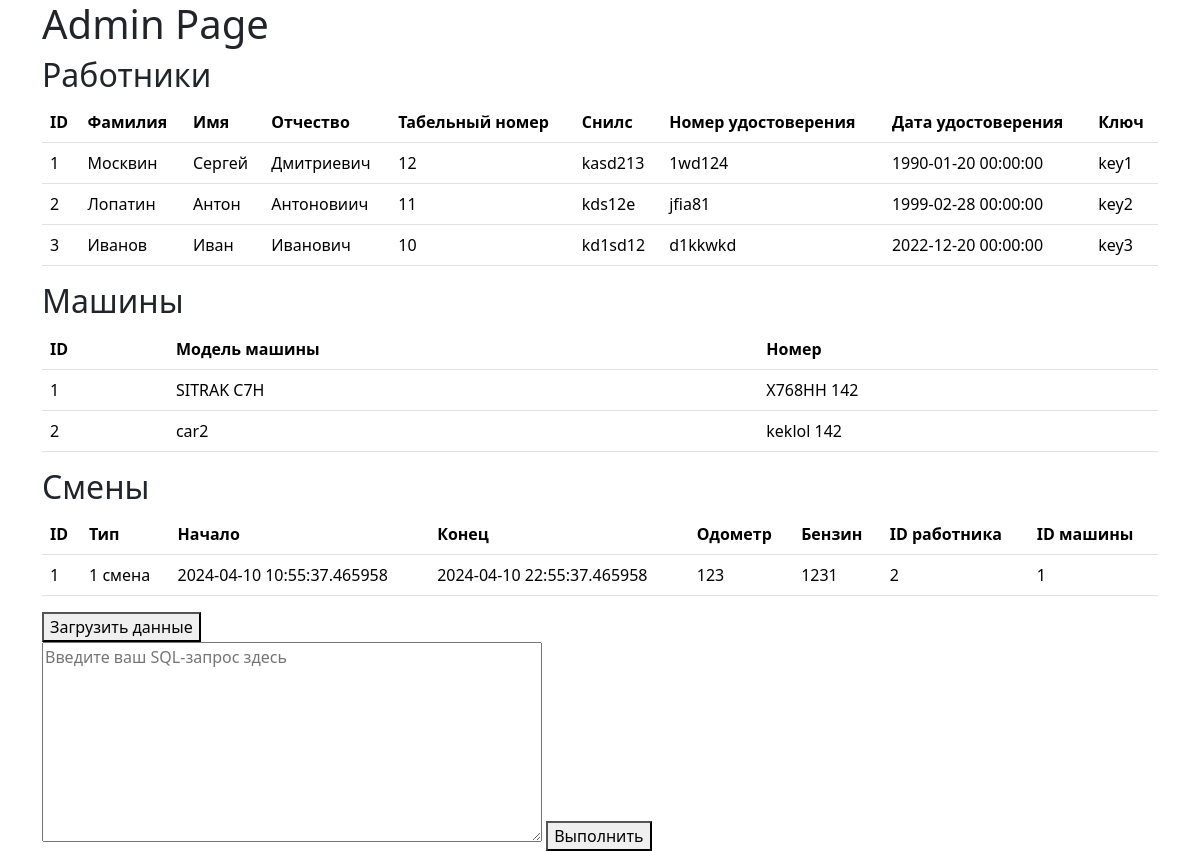
Screenshot of /user/admin with the database file from the repository.
### models.py (models this page shows)
class Workers(db.Model):
    __tablename__ = "Workers"
    id = db.Column(db.Integer, primary_key=True, autoincrement=True)
    last_name = db.Column(db.String(300), nullable=False)
    first_name = db.Column(db.String(300), nullable=False)
    surname = db.Column(db.String(300), nullable=False)
    tabel = db.Column(db.String(300), nullable=False)
    snils = db.Column(db.String(300), nullable=False)
    license_number = db.Column(db.String(300), nullable=False)
    license_date = db.Column(db.DateTime, nullable=False)
    key = db.Column(db.String(300), nullable=False)
    @staticmethod
    def select_all():
        return Workers.query.all()

class Vehicles(db.Model):
    __tablename__ = "Vehicles"
    id = db.Column(db.Integer, primary_key=True, autoincrement=True)
    model = db.Column(db.String(300), nullable=False)
    plate = db.Column(db.String(300), nullable=False)
    @staticmethod
    def select_all():
        return Vehicles.query.all()

class Shifts(db.Model):
    __tablename__ = "Shifts"
    id = db.Column(db.Integer, primary_key=True, autoincrement=True)
    type = db.Column(db.String(300), nullable=False)
    date_started = db.Column(db.DateTime, default=datetime.utcnow)
    date_ended = db.Column(db.DateTime,  nullable=True, default=lambda: datetime.utcnow() + timedelta(hours=12))
    odometer = db.Column(db.Integer, nullable=False)
    diesel = db.Column(db.Integer, nullable=False)
    employer_id = db.Column(db.Integer, db.ForeignKey('Workers.id'))
    vehicle_id = db.Column(db.Integer, db.ForeignKey('Vehicles.id'))
    @staticmethod
    def select_all():
        return Shifts.query.all()

### routes.py (the view, shortened to what this page needs)
@app.route('/user/admin', methods=['GET', 'POST'])
def admin():
    workers = ORM.select('Workers')
    vehicles = ORM.select('Vehicles')
    shifts = ORM.select('Shifts')
    return render_template('admin.html', workers=workers, vehicles=vehicles, shifts=shifts)

### orm.py (called while the page is built)
    @staticmethod
    def get_table(table):
        if table == "Workers": return Workers
        if table == "Vehicles": return Vehicles
        if table == "Shifts": return Shifts

    @staticmethod
    def select(table, id='All'):
        table = ORM.get_table(table)
        with app.app_context():
            rows = table.select_all()
            if id == 'All': return rows
            for row in rows:
                if row.id == id:
                    return row

### templates/admin.html (shortened to what this page needs)
{% extends 'base.html' %}
{% block body %}
<h1>Admin Page</h1>
    <h2>Работники</h2>
    <table class="table">
        <tr>
            <th>ID</th>
            <th>Фамилия</th>
            <th>Имя</th>
            <th>Отчество</th>
            <th>Табельный номер</th>
            <th>Снилс</th>
            <th>Номер удостоверения</th>
            <th>Дата удостоверения</th>
            <th>Ключ</th>
        </tr>
        {% for worker in workers %}
        <tr>
            <td>{{ worker.id }}</td>
            <td>{{ worker.last_name }}</td>
            <td>{{ worker.first_name }}</td>
            <td>{{ worker.surname }}</td>
            <td>{{ worker.tabel }}</td>
            <td>{{ worker.snils }}</td>
            <td>{{ worker.license_number }}</td>
            <td>{{ worker.license_date }}</td>
            <td>{{ worker.key }}</td>
        </tr>
        {% endfor %}
    </table>
    <h2>Машины</h2>
    <table class="table">
        <tr>
            <th>ID</th>
            <th>Модель машины</th>
            <th>Номер</th>
        </tr>
        {% for vehicle in vehicles %}
        <tr>
            <td>{{ vehicle.id }}</td>
            <td>{{ vehicle.model }}</td>
            <td>{{ vehicle.plate }}</td>
        </tr>
        {% endfor %}
    </table>
    <h2>Смены</h2>
    <table class="table">
        <tr>
            <th>ID</th>
            <th>Тип</th>
            <th>Начало</th>
            <th>Конец</th>
            <th>Одометр</th>
            <th>Бензин</th>
            <th>ID работника</th>
            <th>ID машины</th>
        </tr>
        {% for shift in shifts %}
        <tr>
            <td>{{ shift.id }}</td>
            <td>{{ shift.type }}</td>
            <td>{{ shift.date_started }}</td>
            <td>{{ shift.date_ended }}</td>
            <td>{{ shift.odometer }}</td>
            <td>{{ shift.diesel }}</td>
            <td>{{ shift.employer_id }}</td>
            <td>{{ shift.vehicle_id }}</td>
        </tr>
        {% endfor %}
    </table>
    <form method="GET" action="/user/admin/upload">
    <button type="submit">Загрузить данные</button>
    </form>
    <form id="sql-form" method="POST" action="/user/admin">
    <textarea class="textarea InputPole" name="sql_query" placeholder="Введите ваш SQL-запрос здесь"></textarea>
    <button type="submit">Выполнить</button>
    </form>
{% endblock %}

### templates/base.html (shortened to what this page needs)
<!doctype html>
<html lang="ru">
<head>
	<link href="https://cdn.jsdelivr.net/npm/bootstrap@5.3.3/dist/css/bootstrap.min.css" rel="stylesheet">
</head>
<body>
<main class="container form-signin w-100 m-auto">
	{% block body %}
	{% endblock %}
</main>
</body>
</html>

### templates/admin.html (style rules this page uses)
textarea { height: 200px; width: 500px; }

### rows the page displays
Workers: id "1", last_name "Москвин", first_name "Сергей", surname "Дмитриевич", tabel "12", snils "kasd213", license_number "1wd124", license_date "1990-01-20 00:00:00", key "key1"
Workers: id "2", last_name "Лопатин", first_name "Антон", surname "Антоновиич", tabel "11", snils "kds12e", license_number "jfia81", license_date "1999-02-28 00:00:00", key "key2"
Workers: id "3", last_name "Иванов", first_name "Иван", surname "Иванович", tabel "10", snils "kd1sd12", license_number "d1kkwkd", license_date "2022-12-20 00:00:00", key "key3"
Vehicles: id "1", model "SITRAK C7H", plate "Х768НН 142"
Vehicles: id "2", model "car2", plate "keklol 142"
Shifts: id "1", type "1 смена", date_started "2024-04-10 10:55:37.465958", date_ended "2024-04-10 22:55:37.465958", odometer "123", diesel "1231", employer_id "2", vehicle_id "1"
